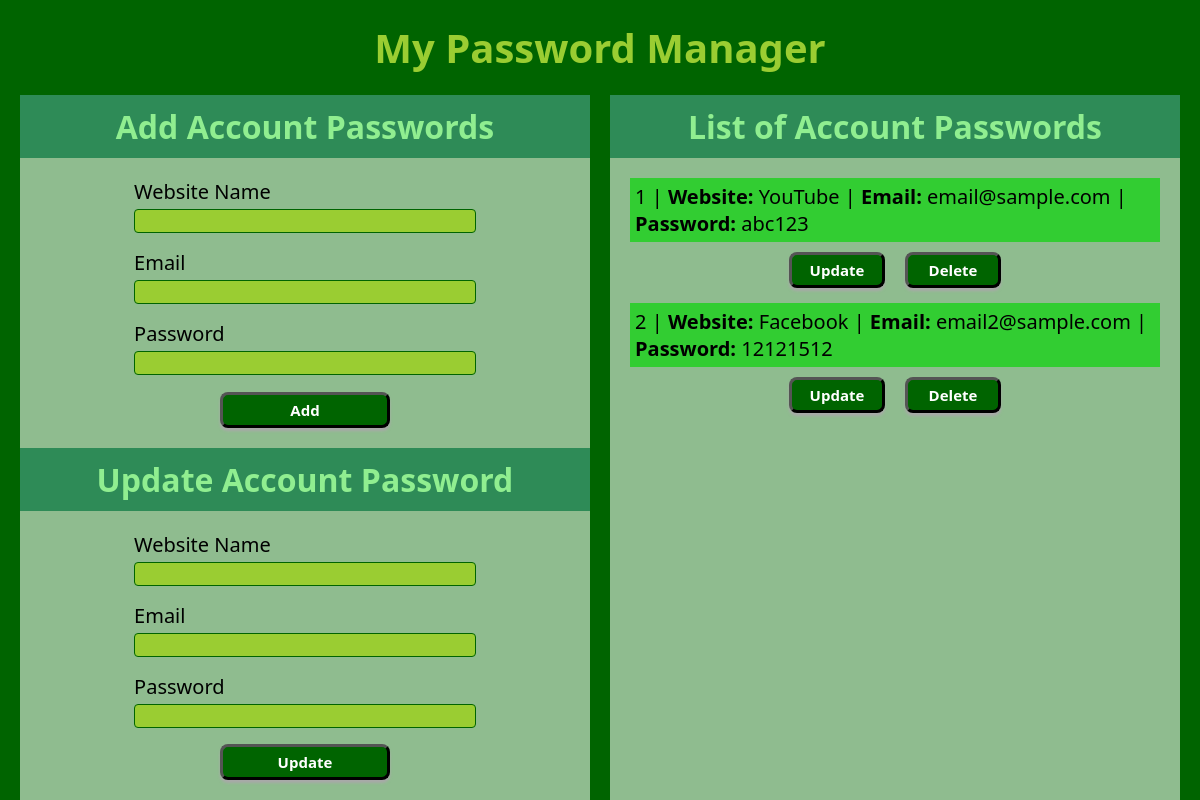
Before: / with the older database file.
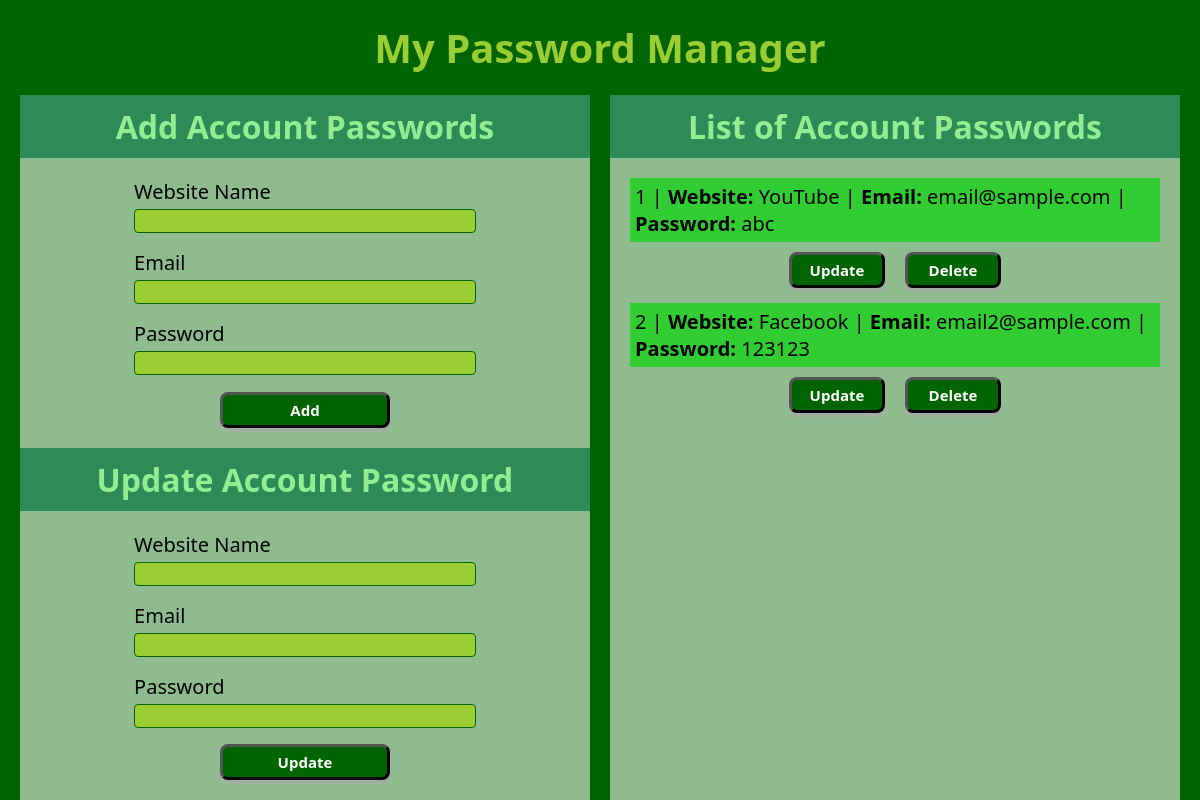
After: the same page with the newer database file.
### src/model.py (models this page shows, shortened)
class Password(db.Model):
    id = db.Column(db.Integer, primary_key=True)
    website = db.Column(db.String(80), unique=True, nullable=False)
    email = db.Column(db.String(120), unique=True, nullable=False)
    password = db.Column(db.String(80), unique=True, nullable=False)

### src/views.py (the view)
@views.route("/")
def home():
    passwords = Password.query.all()
    return render_template("home.html", passwords=passwords)

### src/templates/home.html (shortened to what this page needs)
<!DOCTYPE html>
<html lang="en">
<head>
    <link rel="stylesheet" href="{{ url_for('static', filename='styles.css') }}">
</head>
<body>
    <div id="header">My Password Manager</div>
    <div id="content">
        <div id="create-and-update-panel">
            <form class="modify-account-section" action="/add" method="POST">
                <h1>Add Account Passwords</h1>
                <div class="form-inputs">
                    <div>
                        <label for="addWebsite">Website Name</label>
                        <input type="text" id="addWebsite" name="website">
                    </div>
                    <div>
                        <label for="addEmail">Email</label>
                        <input type="text" id="addEmail" name="email">
                    </div>
                    <div>
                        <label for="addPassword">Password</label>
                        <input type="text" id="addPassword" name="password">
                    </div>
                    <button type="submit">Add</button>
                </div>
            </form>
            <div class="modify-account-section">
                <h1>Update Account Password</h1>
                <div class="form-inputs">
                    <div>
                        <label for="updateWebsite">Website Name</label>
                        <input type="text" id="updateWebsite" name="website">
                    </div>
                    <div>
                        <label for="updateEmail">Email</label>
                        <input type="text" id="updateEmail" name="email">
                    </div>
                    <div>
                        <label for="updatePassword">Password</label>
                        <input type="text" id="updatePassword" name="password">
                    </div>
                    <button type="submit" id="updatePassBtn">Update</button>
                </div>
            </div>
        </div>
        <div id="account-list-panel">
            <h1>List of Account Passwords</h1>
            <ul>
                {% for pass in passwords %}
                <li class="account-details" data-id={{pass.id}} data-website={{pass.website}} data-email={{pass.email}} data-password={{pass.password}}>
                    <div class="account-info">{{ pass.id }} | <b>Website:</b> <span>{{ pass.website }}</span> | <b>Email:</b> <span>{{ pass.email }}</span> | <b>Password:</b> {{ pass.password }}</div>
                    <div class="account-buttons">
                        <button class="update-btn">Update</button>
                        <button class="delete-btn">Delete</button>
                    </div>
                </li>
                {% endfor %}
            </ul>
        </div>
    </div>
</body>
</html>

### src/static/styles.css (style rules this page uses)
* { box-sizing: border-box; margin: 0; padding: 0; font-family:'Segoe UI', Tahoma, Geneva, Verdana, sans-serif; }
body { min-height: 100vh; display: flex; flex-direction: column; background-color: darkseagreen; }
h1 { background-color: seagreen; width: 100%; text-align: center; padding: 10px; color: lightgreen; }
ul { list-style-type: none; padding: 20px; }
input { background-color: yellowgreen; border-radius: 4px; border: 1px solid darkgreen; width: 100%; height: 1.5rem; }
button { width: 50%; align-self: center; font-size: 15px; font-weight: bold; padding: 5px; background-color: darkgreen; border-radius: 8px; border-width: 3px; box-shadow: 0 3px 3px darkgrey; color: white; }
#header { font-size: 40px; font-weight: bold; padding: 20px; text-align: center; background-color: darkgreen; color: yellowgreen; }
#content { display: flex; flex: 1; border-width: 0 20px; border-style: solid; border-color: darkgreen; }
#content div { flex: 1; }
#create-and-update-panel { display: flex; flex-direction: column; border-right: 10px solid darkgreen; }
#account-list-panel { border-left: 10px solid darkgreen; }
.modify-account-section { display: flex; flex-direction: column; align-items: center; flex: 1; }
.form-inputs { display: flex; flex-direction: column; padding: 20px; }
.form-inputs div { font-size: 20px; }
.account-details { font-size: 20px; display: flex; flex-direction: column; gap: 10px; margin-bottom: 15px; }
.account-info { background-color: limegreen; padding: 5px; }
.account-buttons { width: 40%; display: flex; justify-content: center; align-self: center; gap: 20px; }

Changed rows visible on the page:
changed Password "YouTube": password "abc123" → "abc"
changed Password "Facebook": password "12121512" → "123123"
